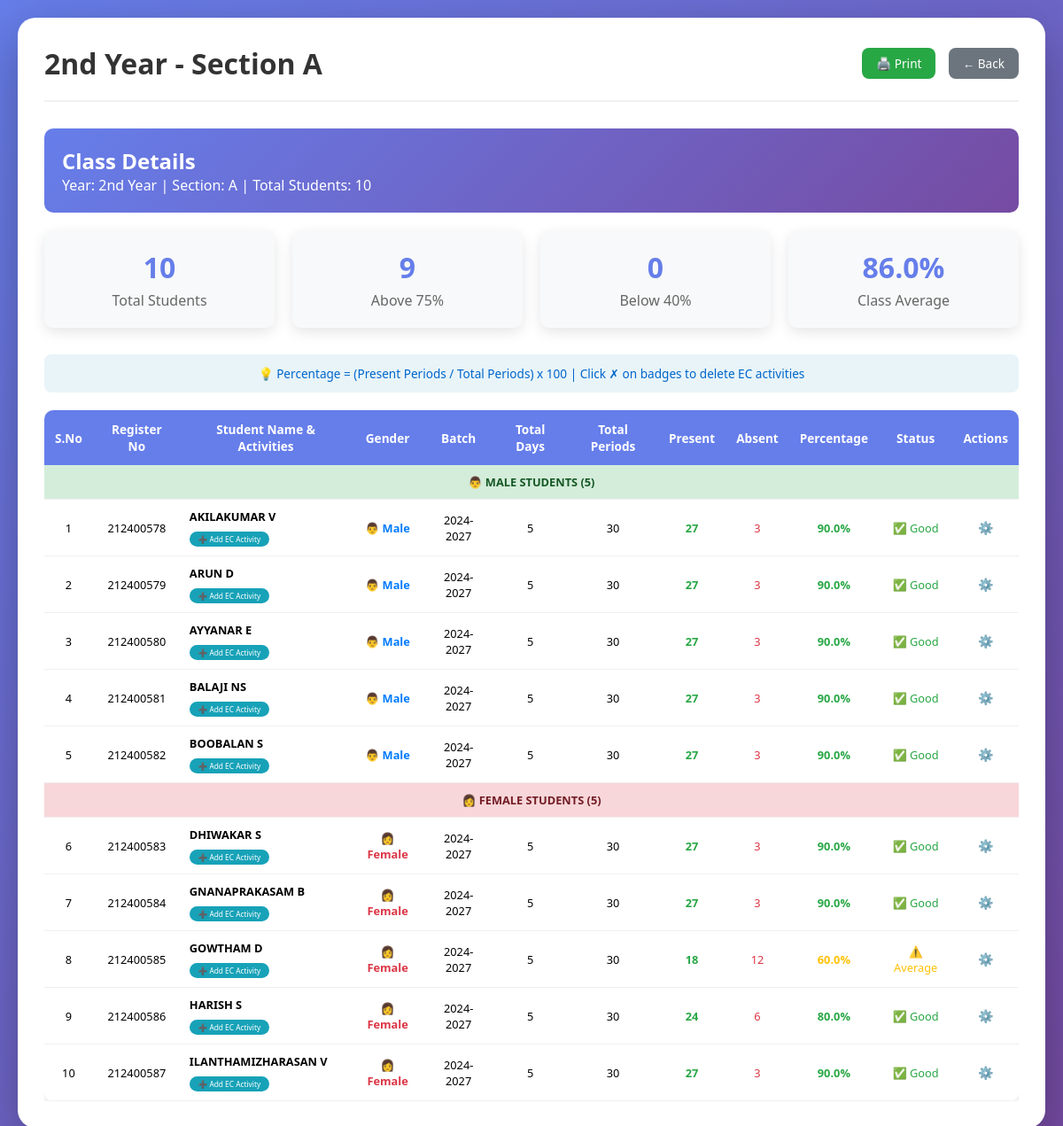
Page /view_class/2nd Year/A (signed in) on the earlier database version.
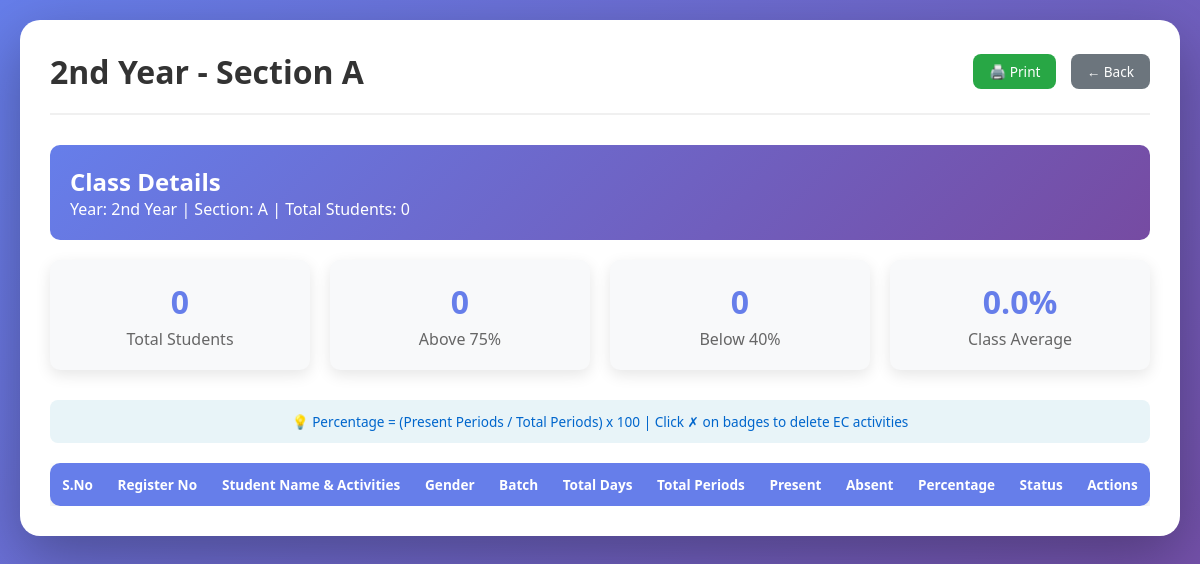
Same page on the later database version.
### app.py (models this page shows)
class Student(db.Model):
    __tablename__ = 'students'
    id = db.Column(db.Integer, primary_key=True, autoincrement=True)
    register_number = db.Column(db.String(20), unique=True, nullable=False)
    name = db.Column(db.String(100), nullable=False)
    gender = db.Column(db.String(1), nullable=False, default='M')
    year = db.Column(db.String(20), nullable=False)
    section = db.Column(db.String(1), nullable=False)
    batch = db.Column(db.String(20))
    dob = db.Column(db.String(50))
    umis = db.Column(db.String(50))
    mobile_student = db.Column(db.String(15))
    mobile_parent = db.Column(db.String(15))
    parent_guardian_name = db.Column(db.String(100))
    blood_group = db.Column(db.String(5))
    department_id = db.Column(db.Integer, db.ForeignKey('departments.id'), nullable=False)
    created_at = db.Column(db.DateTime, default=datetime.now)
    attendances = db.relationship('Attendance', backref='student', lazy=True, cascade='all, delete-orphan')

### app.py (the view)
@app.route('/view_class/<year>/<section>')
def view_class(year, section):
    role = session.get('role')
    if role not in ['dept_admin', 'dept_admin_viewer']:
        return redirect(url_for('index'))
    department_id = session.get('department_id')
    students = Student.query.filter_by(
        department_id=department_id,
        year=year,
        section=section
    ).order_by(
        Student.gender.desc(),
        Student.name.asc()
    ).all()
    student_ids = [s.id for s in students]
    ec_activities = Extracurricular.query.filter(
        Extracurricular.student_id.in_(student_ids),
        ~Extracurricular.notes.like('OD_%')
    ).all()
    ec_by_student = defaultdict(list)
    for activity in ec_activities:
        ec_by_student[activity.student_id].append({
            'id': activity.id,
            'name': activity.activity_type.name if activity.activity_type else 'Unknown',
            'notes': activity.notes
        })
    summary = []
    for student in students:
        total_periods, present_periods, od_periods, absent_periods, percentage = calculate_student_attendance(student.id)
        total_days = len(set(r.date for r in Attendance.query.filter_by(student_id=student.id).all()))
        summary.append({
            'id': student.id,
            'name': student.name,
            'reg_no': student.register_number,
            'gender': student.gender,
            'batch': student.batch,
            'total_days': total_days,
            'total_periods': total_periods,
            'present_periods': present_periods,
            'od_periods': od_periods,
            'absent_periods': absent_periods,
            'percentage': percentage,
            'ec_activities': ec_by_student.get(student.id, [])
        })
    return render_template('class_view.html',
                         year=year,
                         section=section,
                         students=summary)

### app.py (called while the page is built)
@app.context_processor
def inject_datetime():
    return {'datetime': datetime}

### templates/class_view.html (shortened to what the changed rows need)
<!DOCTYPE html>
<html lang="en">
<head>
</head>
<body>
    <div class="container">
        <div class="header">
            <h1>{{ year }} - Section {{ section }}</h1>
        </div>
        <div class="class-header">
            <h2>Class Details</h2>
            <p>Year: {{ year }} | Section: {{ section }} | Total Students: {{ students|length }}</p>
        </div>
        <div class="stats-container">
            <div class="stat-card">
                <h3>{{ students|length }}</h3>
                <p>Total Students</p>
            </div>
            <div class="stat-card">
                <h3>{{ students|selectattr('percentage', 'defined')|selectattr('percentage', '>=', 75)|list|length }}</h3>
                <p>Above 75%</p>
            </div>
            <div class="stat-card">
                <h3>{{ "%.1f"|format(students|map(attribute='percentage')|sum / students|length if students|length > 0 else 0) }}%</h3>
                <p>Class Average</p>
            </div>
        </div>
        <div class="table-wrapper">
            <table>
                <thead>
                    <tr>
                        <th>S.No</th>
                        <th>Register No</th>
                        <th>Student Name & Activities</th>
                        <th>Gender</th>
                        <th>Batch</th>
                        <th>Total Days</th>
                        <th>Total Periods</th>
                        <th>Present</th>
                        <th>Absent</th>
                        <th>Percentage</th>
                        <th>Status</th>
                        <th>Actions</th>
                    </tr>
                </thead>
                <tbody>
                    {% set male_students = students|selectattr('gender', 'equalto', 'M')|list %}
                    {% set female_students = students|selectattr('gender', 'equalto', 'F')|list %}
                    {% set sno = namespace(value=1) %}
                    {% if male_students %}
                    <tr class="group-header-male">
                        <td colspan="12" style="background: #d4edda; color: #155724; font-weight: bold;">
                            👨 MALE STUDENTS ({{ male_students|length }})
                        </td>
                    </tr>
                    {% for student in male_students %}
                    <tr id="student-row-{{ student.id }}">
                        <td>{{ sno.value }}{% set sno.value = sno.value + 1 %}</td>
                        <td>{{ student.reg_no }}</td>
                        <td class="student-name">
                            <div class="student-info-cell">
                                <div class="student-header">{{ student.name }}</div>
                                <a href="{{ url_for('ec_activity', student_id=student.id, year=year, section=section) }}" class="ec-btn">➕ Add EC Activity</a>
                            </div>
                        </td>
                        <td>
                            <span class="gender-male">👨 Male</span>
                        </td>
                        <td>{{ student.batch }}</td>
                        <td>{{ student.total_days }}</td>
                        <td>{{ student.total_periods }}</td>
                        <td class="present">{{ student.present_periods }}</td>
                        <td class="absent">{{ student.absent_periods }}</td>
                        <td class="percentage-cell {% if student.percentage >= 75 %}high{% elif student.percentage >= 40 %}medium{% else %}low{% endif %}">
                            <strong>{{ student.percentage }}%</strong>
                        </td>
                        <td>
                            {% if student.percentage >= 75 %}
                            <span style="color: #28a745;">✅ Good</span>
                            {% elif student.percentage >= 40 %}
                            <span style="color: #ffc107;">⚠️ Average</span>
                            {% else %}
                            <span style="color: #dc3545;">❌ Low</span>
                            {% endif %}
                        </td>
                        <td>
                            <div class="action-buttons">
                                <button class="action-icon" onclick="showActionMenu(this, '{{ student.id }}', '{{ student.name }}', '{{ year }}', '{{ section }}')" title="Actions">⚙️</button>
                            </div>
                        </td>
                    </tr>
                    {% endfor %}
                    {% endif %}
                    {% if female_students %}
                    <tr class="group-header-female">
                        <td colspan="12" style="background: #f8d7da; color: #721c24; font-weight: bold;">
                            👩 FEMALE STUDENTS ({{ female_students|length }})
                        </td>
                    </tr>
                    {% for student in female_students %}
                    <tr id="student-row-{{ student.id }}">
                        <td>{{ sno.value }}{% set sno.value = sno.value + 1 %}</td>
                        <td>{{ student.reg_no }}</td>
                        <td class="student-name">
                            <div class="student-info-cell">
                                <div class="student-header">{{ student.name }}</div>
                                <a href="{{ url_for('ec_activity', student_id=student.id, year=year, section=section) }}" class="ec-btn">➕ Add EC Activity</a>
                            </div>
                        </td>
                        <td>
                            <span class="gender-female">👩 Female</span>
                        </td>
                        <td>{{ student.batch }}</td>
                        <td>{{ student.total_days }}</td>
                        <td>{{ student.total_periods }}</td>
                        <td class="present">{{ student.present_periods }}</td>
                        <td class="absent">{{ student.absent_periods }}</td>
                        <td class="percentage-cell {% if student.percentage >= 75 %}high{% elif student.percentage >= 40 %}medium{% else %}low{% endif %}">
                            <strong>{{ student.percentage }}%</strong>
                        </td>
                        <td>
                            {% if student.percentage >= 75 %}
                            <span style="color: #28a745;">✅ Good</span>
                            {% elif student.percentage >= 40 %}
                            <span style="color: #ffc107;">⚠️ Average</span>
                            {% else %}
                            <span style="color: #dc3545;">❌ Low</span>
                            {% endif %}
                        </td>
                        <td>
                            <div class="action-buttons">
                                <button class="action-icon" onclick="showActionMenu(this, '{{ student.id }}', '{{ student.name }}', '{{ year }}', '{{ section }}')" title="Actions">⚙️</button>
                            </div>
                        </td>
                    </tr>
                    {% endfor %}
                    {% endif %}
                </tbody>
            </table>
        </div>
    </div>
</body>
</html>

Differences in the rows shown:
removed Student: value "1", reg_no "212400578", name "AKILAKUMAR V", batch "2024-2027", total_days "5", total_periods "30", present_periods "27", absent_periods "3", percentage "90.0", shown under "86.0%"
removed Student: value "2", reg_no "212400579", name "ARUN D", batch "2024-2027", total_days "5", total_periods "30", present_periods "27", absent_periods "3", percentage "90.0", shown under "86.0%"
removed Student: value "3", reg_no "212400580", name "AYYANAR E", batch "2024-2027", total_days "5", total_periods "30", present_periods "27", absent_periods "3", percentage "90.0", shown under "86.0%"
removed Student: value "4", reg_no "212400581", name "BALAJI NS", batch "2024-2027", total_days "5", total_periods "30", present_periods "27", absent_periods "3", percentage "90.0", shown under "86.0%"
removed Student: value "5", reg_no "212400582", name "BOOBALAN S", batch "2024-2027", total_days "5", total_periods "30", present_periods "27", absent_periods "3", percentage "90.0", shown under "86.0%"
removed Student: value "6", reg_no "212400583", name "DHIWAKAR S", batch "2024-2027", total_days "5", total_periods "30", present_periods "27", absent_periods "3", percentage "90.0", shows "✅ Good"
removed Student: value "7", reg_no "212400584", name "GNANAPRAKASAM B", batch "2024-2027", total_days "5", total_periods "30", present_periods "27", absent_periods "3", percentage "90.0", shows "✅ Good"
removed Student: value "8", reg_no "212400585", name "GOWTHAM D", batch "2024-2027", total_days "5", total_periods "30", present_periods "18", absent_periods "12", percentage "60.0", shows "⚠️ Average"
removed Student: value "9", reg_no "212400586", name "HARISH S", batch "2024-2027", total_days "5", total_periods "30", present_periods "24", absent_periods "6", percentage "80.0", shows "✅ Good"
removed Student: value "10", reg_no "212400587", name "ILANTHAMIZHARASAN V", batch "2024-2027", total_days "5", total_periods "30", present_periods "27", absent_periods "3", percentage "90.0", shows "✅ Good"
Other differences:
{{ students|length }}: "10" → "0"
{{ male_students|length }}: "5" → (not shown)
{{ female_students|length }}: "5" → (not shown)
text no longer shown: "9 86.0 👨 MALE STUDENTS ( ) 👩 FEMALE STUDENTS ( )"
text now shown: "0 0.0"
